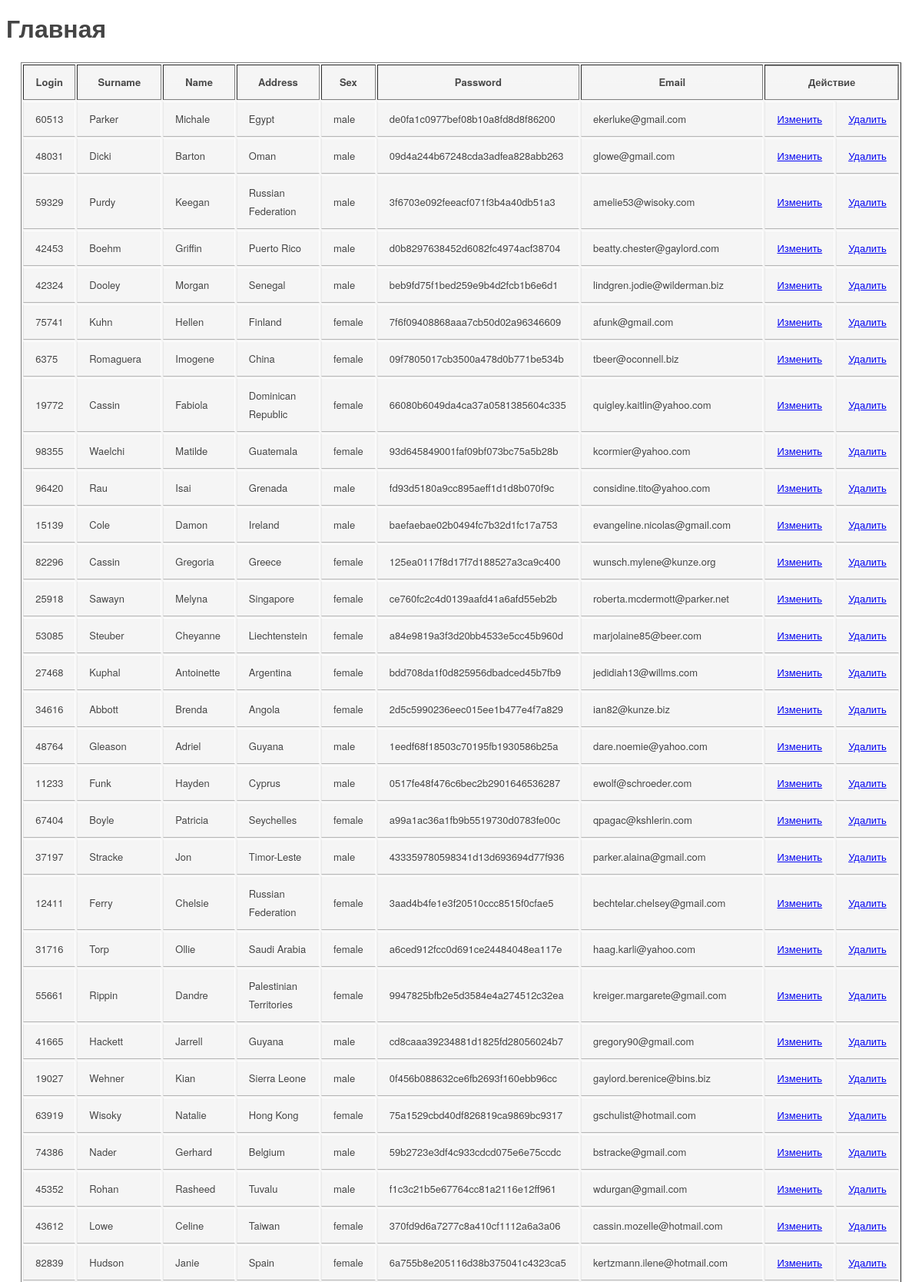
The page / (upper part) on the database its author committed.
### tables this page shows
CREATE TABLE `user` (
  `id` int(11) NOT NULL,
  `login` varchar(255) DEFAULT NULL,
  `surname` varchar(30) NOT NULL,
  `name` varchar(30) NOT NULL,
  `address` varchar(100) NOT NULL,
  `sex` enum('female','male') NOT NULL,
  `password` varchar(35) NOT NULL,
  `email` varchar(100) NOT NULL
);

### Index.php (the view, shortened to what this page needs)
<?php
$title = "Главная";
include_once("header.php");
include_once("Connection.php");
$query = "SELECT * FROM user";
$result = mysqli_query($link, $query) or die("Error " . mysqli_error($link));
?>
    <table border="1">
        <tr>
            <th>Login</th>
            <th>Surname</th>
            <th>Name</th>
            <th>Address</th>
            <th>Sex</th>
            <th>Password</th>
            <th>Email</th>
            <th colspan="2">Действие</th>
        </tr>
        <?php
        while ($row = mysqli_fetch_assoc($result)) { ?>
            <tr>
                <?php
                echo "<td>" . $row['login'] . "</td>";
                echo "<td>" . $row['surname'] . "</td>";
                echo "<td>" . $row['name'] . "</td>";
                echo "<td>" . $row['address'] . "</td>";
                echo "<td>" . $row['sex'] . "</td>";
                echo "<td>" . $row['password'] . "</td>";
                echo "<td>" . $row['email'] . "</td>";
                echo "<td>" . "<a href=EditUser.php?id=" . $row['id'] . ">Изменить</a></td>";
                echo "<td>" . "<a href=DeleteUser.php?id=" . $row['id'] . ">Удалить</a></td>";
                ?>
            </tr>
            <?php
        }
        ?>
    </table>
<?php
include_once("footer.php");

### header.php (shortened to what this page needs)
<!DOCTYPE html>
<head>
    <link href="css/style.css" rel="stylesheet">
</head>
<body>
<h1><?= $title ?></h1>

### footer.php
</body>
</html>

### css/style.css (style rules this page uses)
body { color: #444; font: 100%/30px 'Helvetica Neue', helvetica, arial, sans-serif; text-shadow: 0 1px 0 #fff; }
table { background: #f5f5f5; border-collapse: separate; box-shadow: inset 0 1px 0 #fff; font-size: 13px; line-height: 24px; margin: 30px auto; text-align: left; width: 800px; }
th { text-align: center; font-weight: bold; padding: 10px 15px; position: relative; }
th:after { background: linear-gradient(rgba(255,255,255,0), rgba(255,255,255,.08)); content: ''; display: block; height: 25%; left: 0; margin: 1px 0 0 0; position: absolute; top: 25%; width: 100%; }
th:last-child { box-shadow: inset -1px 1px 0 #999; }
td { border-right: 1px solid #fff; border-left: 1px solid #e8e8e8; border-top: 1px solid #fff; border-bottom: 1px solid #b3b3b3; padding: 10px 15px; position: relative; transition: all 300ms; }

### rows shown on the page
user: login "60513", surname "Parker", name "Michale", address "Egypt", sex "male", password "de0fa1c0977bef08b10a8fd8d8f86200", email "ekerluke@gmail.com"
user: login "48031", surname "Dicki", name "Barton", address "Oman", sex "male", password "09d4a244b67248cda3adfea828abb263", email "glowe@gmail.com"
user: login "59329", surname "Purdy", name "Keegan", address "Russian Federation", sex "male", password "3f6703e092feeacf071f3b4a40db51a3", email "amelie53@wisoky.com"
user: login "42453", surname "Boehm", name "Griffin", address "Puerto Rico", sex "male", password "d0b8297638452d6082fc4974acf38704", email "beatty.chester@gaylord.com"
user: login "42324", surname "Dooley", name "Morgan", address "Senegal", sex "male", password "beb9fd75f1bed259e9b4d2fcb1b6e6d1", email "lindgren.jodie@wilderman.biz"
user: login "75741", surname "Kuhn", name "Hellen", address "Finland", sex "female", password "7f6f09408868aaa7cb50d02a96346609", email "afunk@gmail.com"
user: login "6375", surname "Romaguera", name "Imogene", address "China", sex "female", password "09f7805017cb3500a478d0b771be534b", email "tbeer@oconnell.biz"
user: login "19772", surname "Cassin", name "Fabiola", address "Dominican Republic", sex "female", password "66080b6049da4ca37a0581385604c335", email "quigley.kaitlin@yahoo.com"
user: login "98355", surname "Waelchi", name "Matilde", address "Guatemala", sex "female", password "93d645849001faf09bf073bc75a5b28b", email "kcormier@yahoo.com"
user: login "96420", surname "Rau", name "Isai", address "Grenada", sex "male", password "fd93d5180a9cc895aeff1d1d8b070f9c", email "considine.tito@yahoo.com"
user: login "15139", surname "Cole", name "Damon", address "Ireland", sex "male", password "baefaebae02b0494fc7b32d1fc17a753", email "evangeline.nicolas@gmail.com"
user: login "82296", surname "Cassin", name "Gregoria", address "Greece", sex "female", password "125ea0117f8d17f7d188527a3ca9c400", email "wunsch.mylene@kunze.org"
user: login "25918", surname "Sawayn", name "Melyna", address "Singapore", sex "female", password "ce760fc2c4d0139aafd41a6afd55eb2b", email "roberta.mcdermott@parker.net"
user: login "53085", surname "Steuber", name "Cheyanne", address "Liechtenstein", sex "female", password "a84e9819a3f3d20bb4533e5cc45b960d", email "marjolaine85@beer.com"
user: login "27468", surname "Kuphal", name "Antoinette", address "Argentina", sex "female", password "bdd708da1f0d825956dbadced45b7fb9", email "jedidiah13@willms.com"
user: login "34616", surname "Abbott", name "Brenda", address "Angola", sex "female", password "2d5c5990236eec015ee1b477e4f7a829", email "ian82@kunze.biz"
user: login "48764", surname "Gleason", name "Adriel", address "Guyana", sex "male", password "1eedf68f18503c70195fb1930586b25a", email "dare.noemie@yahoo.com"
user: login "11233", surname "Funk", name "Hayden", address "Cyprus", sex "male", password "0517fe48f476c6bec2b2901646536287", email "ewolf@schroeder.com"
user: login "67404", surname "Boyle", name "Patricia", address "Seychelles", sex "female", password "a99a1ac36a1fb9b5519730d0783fe00c", email "qpagac@kshlerin.com"
user: login "37197", surname "Stracke", name "Jon", address "Timor-Leste", sex "male", password "433359780598341d13d693694d77f936", email "parker.alaina@gmail.com"
user: login "12411", surname "Ferry", name "Chelsie", address "Russian Federation", sex "female", password "3aad4b4fe1e3f20510ccc8515f0cfae5", email "bechtelar.chelsey@gmail.com"
user: login "31716", surname "Torp", name "Ollie", address "Saudi Arabia", sex "female", password "a6ced912fcc0d691ce24484048ea117e", email "haag.karli@yahoo.com"
user: login "55661", surname "Rippin", name "Dandre", address "Palestinian Territories", sex "female", password "9947825bfb2e5d3584e4a274512c32ea", email "kreiger.margarete@gmail.com"
user: login "41665", surname "Hackett", name "Jarrell", address "Guyana", sex "male", password "cd8caaa39234881d1825fd28056024b7", email "gregory90@gmail.com"
user: login "19027", surname "Wehner", name "Kian", address "Sierra Leone", sex "male", password "0f456b088632ce6fb2693f160ebb96cc", email "gaylord.berenice@bins.biz"
user: login "63919", surname "Wisoky", name "Natalie", address "Hong Kong", sex "female", password "75a1529cbd40df826819ca9869bc9317", email "gschulist@hotmail.com"
user: login "74386", surname "Nader", name "Gerhard", address "Belgium", sex "male", password "59b2723e3df4c933cdcd075e6e75ccdc", email "bstracke@gmail.com"
user: login "45352", surname "Rohan", name "Rasheed", address "Tuvalu", sex "male", password "f1c3c21b5e67764cc81a2116e12ff961", email "wdurgan@gmail.com"
user: login "43612", surname "Lowe", name "Celine", address "Taiwan", sex "female", password "370fd9d6a7277c8a410cf1112a6a3a06", email "cassin.mozelle@hotmail.com"
user: login "82839", surname "Hudson", name "Janie", address "Spain", sex "female", password "6a755b8e205116d38b375041c4323ca5", email "kertzmann.ilene@hotmail.com"

### other values the page prints
$title "Главная"
